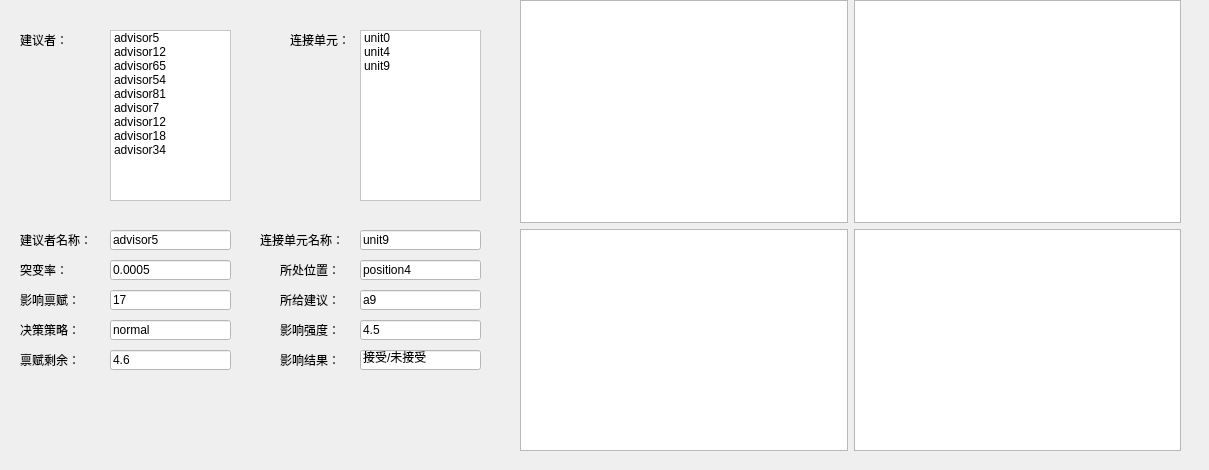
      <widget class="QWidget" name="advisorTab_2">
       <attribute name="title">
        <string>建议者</string>
       </attribute>
       <widget class="QWidget" name="widget_4" native="true">
        <property name="geometry">
         <rect>
          <x>0</x>
          <y>0</y>
          <width>1200</width>
          <height>461</height>
         </rect>
        </property>
        <widget class="QWidget" name="gridLayoutWidget_8">
         <property name="geometry">
          <rect>
           <x>520</x>
           <y>0</y>
           <width>661</width>
           <height>451</height>
          </rect>
         </property>
         <layout class="QGridLayout" name="gridLayout_8">
          <item row="0" column="0">
           <widget class="QGraphicsView" name="graphicsView_24">
            <property name="styleSheet">
             <string notr="true">border-image: url(:/patterns/5.png);</string>
            </property>
           </widget>
          </item>
          <item row="1" column="0">
           <widget class="QGraphicsView" name="graphicsView_9">
            <property name="styleSheet">
             <string notr="true">border-image: url(:/chart/10.png);</string>
            </property>
           </widget>
          </item>
          <item row="0" column="1">
           <widget class="QGraphicsView" name="graphicsView_7">
            <property name="styleSheet">
             <string notr="true">border-image: url(:/chart/7.png);</string>
            </property>
           </widget>
          </item>
          <item row="1" column="1">
           <widget class="QGraphicsView" name="graphicsView_8"/>
          </item>
         </layout>
        </widget>
        <widget class="QLabel" name="label_166">
         <property name="geometry">
          <rect>
           <x>20</x>
           <y>30</y>
           <width>61</width>
           <height>20</height>
          </rect>
         </property>
         <property name="text">
          <string>建议者：</string>
         </property>
        </widget>
        <widget class="QLabel" name="label_168">
         <property name="geometry">
          <rect>
           <x>20</x>
           <y>260</y>
           <width>61</width>
           <height>20</height>
          </rect>
         </property>
         <property name="text">
          <string>突变率：</string>
         </property>
        </widget>
        <widget class="QLabel" name="label_186">
         <property name="geometry">
          <rect>
           <x>20</x>
           <y>290</y>
           <width>61</width>
           <height>20</height>
          </rect>
         </property>
         <property name="text">
          <string>影响禀赋：</string>
         </property>
        </widget>
        <widget class="QLabel" name="label_187">
         <property name="geometry">
          <rect>
           <x>20</x>
           <y>320</y>
           <width>61</width>
           <height>20</height>
          </rect>
         </property>
         <property name="text">
          <string>决策策略：</string>
         </property>
        </widget>
        <widget class="QLineEdit" name="lineEdit_91">
         <property name="geometry">
          <rect>
           <x>110</x>
           <y>260</y>
           <width>121</width>
           <height>20</height>
          </rect>
         </property>
         <property name="styleSheet">
          <string notr="true">background-color: rgb(255, 255, 255);</string>
         </property>
         <property name="text">
          <string>0.0005</string>
         </property>
        </widget>
        <widget class="QLineEdit" name="lineEdit_107">
         <property name="geometry">
          <rect>
           <x>110</x>
           <y>290</y>
           <width>121</width>
           <height>20</height>
          </rect>
         </property>
         <property name="styleSheet">
          <string notr="true">background-color: rgb(255, 255, 255);</string>
         </property>
         <property name="text">
          <string>17</string>
         </property>
        </widget>
        <widget class="QLineEdit" name="lineEdit_108">
         <property name="geometry">
          <rect>
           <x>110</x>
           <y>320</y>
           <width>121</width>
           <height>20</height>
          </rect>
         </property>
         <property name="styleSheet">
          <string notr="true">background-color: rgb(255, 255, 255);</string>
         </property>
         <property name="text">
          <string>normal</string>
         </property>
        </widget>
        <widget class="QLabel" name="label_188">
         <property name="geometry">
          <rect>
           <x>290</x>
           <y>30</y>
           <width>61</width>
           <height>20</height>
          </rect>
         </property>
         <property name="text">
          <string>连接单元：</string>
         </property>
        </widget>
        <widget class="QListWidget" name="listWidget_26">
         <property name="geometry">
          <rect>
           <x>360</x>
           <y>30</y>
           <width>121</width>
           <height>171</height>
          </rect>
         </property>
         <property name="styleSheet">
          <string notr="true">background-color: rgb(255, 255, 255);</string>
         </property>
         <item>
          <property name="text">
           <string>unit0</string>
          </property>
         </item>
         <item>
          <property name="text">
           <string>unit4</string>
          </property>
         </item>
         <item>
          <property name="text">
           <string>unit9 </string>
          </property>
         </item>
        </widget>
        <widget class="QLabel" name="label_189">
         <property name="geometry">
          <rect>
           <x>20</x>
           <y>230</y>
           <width>81</width>
           <height>20</height>
          </rect>
         </property>
         <property name="text">
          <string>建议者名称：</string>
         </property>
        </widget>
        <widget class="QLineEdit" name="lineEdit_109">
         <property name="geometry">
          <rect>
           <x>110</x>
           <y>230</y>
           <width>121</width>
           <height>20</height>
          </rect>
         </property>
         <property name="styleSheet">
          <string notr="true">background-color: rgb(255, 255, 255);</string>
         </property>
         <property name="text">
          <string>advisor5</string>
         </property>
        </widget>
        <widget class="QListWidget" name="listWidget_23">
         <property name="geometry">
          <rect>
           <x>110</x>
           <y>30</y>
           <width>121</width>
           <height>171</height>
          </rect>
         </property>
         <property name="styleSheet">
          <string notr="true">background-color: rgb(255, 255, 255);</string>
         </property>
         <item>
          <property name="text">
           <string>advisor5</string>
          </property>
         </item>
         <item>
          <property name="text">
           <string>advisor12</string>
          </property>
         </item>
         <item>
          <property name="text">
           <string>advisor65</string>
          </property>
         </item>
         <item>
          <property name="text">
           <string>advisor54</string>
          </property>
         </item>
         <item>
          <property name="text">
           <string>advisor81</string>
          </property>
         </item>
         <item>
          <property name="text">
           <string>advisor7</string>
          </property>
         </item>
         <item>
          <property name="text">
           <string>advisor12</string>
          </property>
         </item>
         <item>
          <property name="text">
           <string>advisor18</string>
          </property>
         </item>
         <item>
          <property name="text">
           <string>advisor34</string>
          </property>
         </item>
        </widget>
        <widget class="QLabel" name="label_190">
         <property name="geometry">
          <rect>
           <x>260</x>
           <y>230</y>
           <width>81</width>
           <height>20</height>
          </rect>
         </property>
         <property name="text">
          <string>连接单元名称：</string>
         </property>
        </widget>
        <widget class="QLineEdit" name="lineEdit_110">
         <property name="geometry">
          <rect>
           <x>360</x>
           <y>230</y>
           <width>121</width>
           <height>20</height>
          </rect>
         </property>
         <property name="styleSheet">
          <string notr="true">background-color: rgb(255, 255, 255);</string>
         </property>
         <property name="text">
          <string>unit9</string>
         </property>
        </widget>
        <widget class="QLabel" name="label_191">
         <property name="geometry">
          <rect>
           <x>280</x>
           <y>320</y>
           <width>71</width>
           <height>20</height>
          </rect>
         </property>
         <property name="text">
          <string>影响强度：</string>
         </property>
        </widget>
        <widget class="QLineEdit" name="lineEdit_111">
         <property name="geometry">
          <rect>
           <x>360</x>
           <y>320</y>
           <width>121</width>
           <height>20</height>
          </rect>
         </property>
         <property name="styleSheet">
          <string notr="true">background-color: rgb(255, 255, 255);</string>
         </property>
         <property name="text">
          <string>4.5</string>
         </property>
        </widget>
        <widget class="QLineEdit" name="lineEdit_112">
         <property name="geometry">
          <rect>
           <x>360</x>
           <y>260</y>
           <width>121</width>
           <height>20</height>
          </rect>
         </property>
         <property name="styleSheet">
          <string notr="true">background-color: rgb(255, 255, 255);</string>
         </property>
         <property name="text">
          <string>position4</string>
         </property>
        </widget>
        <widget class="QLabel" name="label_192">
         <property name="geometry">
          <rect>
           <x>280</x>
           <y>260</y>
           <width>71</width>
           <height>20</height>
          </rect>
         </property>
         <property name="text">
          <string>所处位置：</string>
         </property>
        </widget>
        <widget class="QLineEdit" name="lineEdit_113">
         <property name="geometry">
          <rect>
           <x>360</x>
           <y>290</y>
           <width>121</width>
           <height>20</height>
          </rect>
         </property>
         <property name="styleSheet">
          <string notr="true">background-color: rgb(255, 255, 255);</string>
         </property>
         <property name="text">
          <string>a9</string>
         </property>
        </widget>
        <widget class="QLabel" name="label_193">
         <property name="geometry">
          <rect>
           <x>280</x>
           <y>290</y>
           <width>71</width>
           <height>20</height>
          </rect>
         </property>
         <property name="text">
          <string>所给建议：</string>
         </property>
        </widget>
        <widget class="QLabel" name="label_194">
         <property name="geometry">
          <rect>
           <x>20</x>
           <y>350</y>
           <width>61</width>
           <height>20</height>
          </rect>
         </property>
         <property name="text">
          <string>禀赋剩余：</string>
         </property>
        </widget>
        <widget class="QLineEdit" name="lineEdit_114">
         <property name="geometry">
          <rect>
           <x>110</x>
           <y>350</y>
           <width>121</width>
           <height>20</height>
          </rect>
         </property>
         <property name="styleSheet">
          <string notr="true">background-color: rgb(255, 255, 255);</string>
         </property>
         <property name="text">
          <string>4.6</string>
         </property>
        </widget>
        <widget class="QLabel" name="label_204">
         <property name="geometry">
          <rect>
           <x>280</x>
           <y>350</y>
           <width>71</width>
           <height>20</height>
          </rect>
         </property>
         <property name="text">
          <string>影响结果：</string>
         </property>
        </widget>
        <widget class="QLineEdit" name="lineEdit_123">
         <property name="geometry">
          <rect>
           <x>360</x>
           <y>350</y>
           <width>121</width>
           <height>20</height>
          </rect>
         </property>
         <property name="styleSheet">
          <string notr="true">background-color: rgb(255, 255, 255);</string>
         </property>
         <property name="text">
          <string>接受/未接受</string>
         </property>
        </widget>
       </widget>
      </widget>
